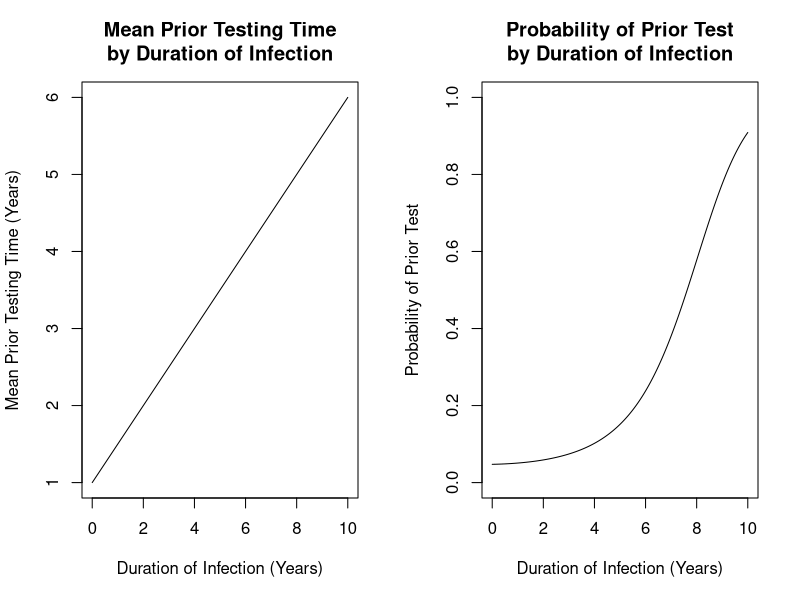

The R script that drew this image:
# DISTRIBUTION OF PRIOR TESTS

# Model Misspecification

u <- seq(0, 10, by=0.01)

int <- 1
slope <- 0.5
expected <- int + slope * u

par(mfrow=c(1, 2))
plot(expected ~ u, type='l',
     ylab="Mean Prior Testing Time (Years)",
     xlab="Duration of Infection (Years)",
     main="Mean Prior Testing Time\nby Duration of Infection")

coefs <- c(-3, 0.03, 0.04, 0.001)
us <- cbind(1, u, u**2, u**3)
lprobs <- us %*% coefs
expit <- function(x) exp(x) / (1 + exp(x))
plot(expit(lprobs) ~ u, type='l',
     ylab="Probability of Prior Test",
     xlab="Duration of Infection (Years)",
     main="Probability of Prior Test\nby Duration of Infection",
     ylim=c(0, 1))
